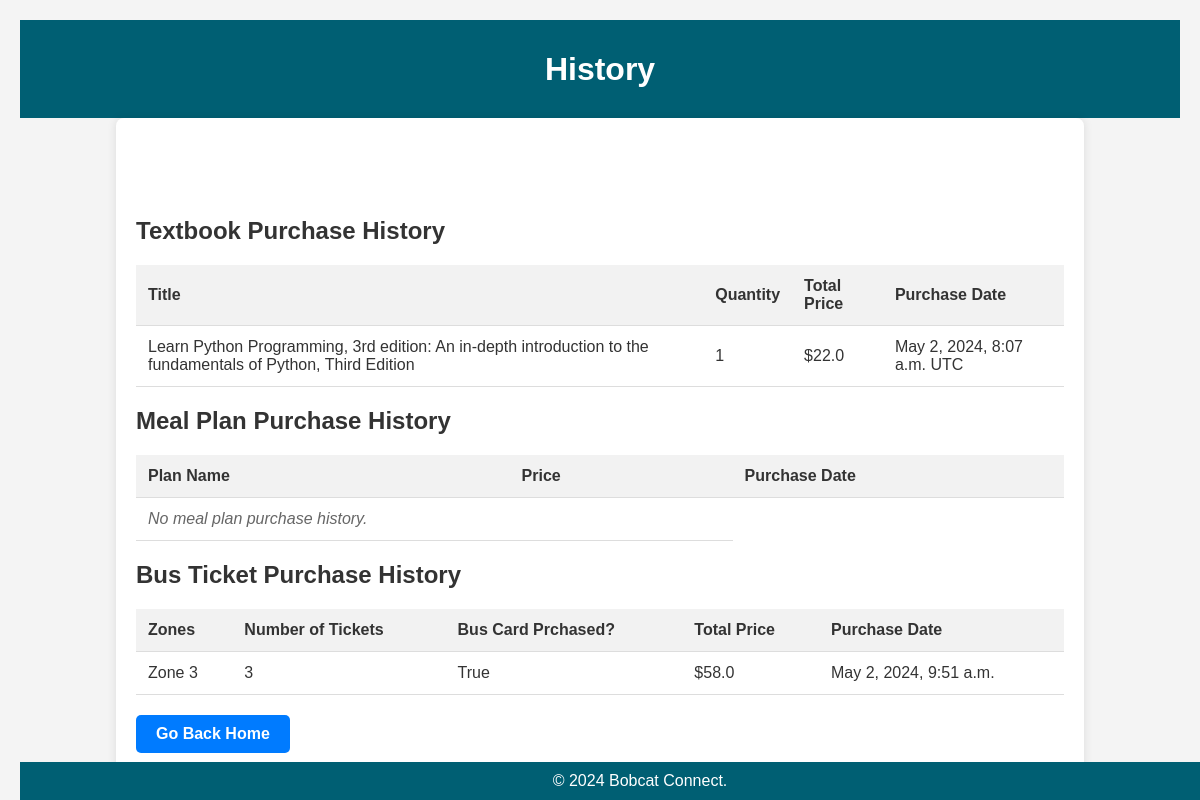
The app's page /purchase-history/ (signed in) with its own data.
### BobcatConApp/models.py (models this page shows, shortened)
class TextbookPurchaseHistory(models.Model):
    user = models.ForeignKey(User, on_delete=models.CASCADE)
    textbook = models.ForeignKey(Textbook, on_delete=models.CASCADE)
    quantity = models.IntegerField()
    purchase_date = models.DateTimeField(auto_now_add=True)
    total_price = models.FloatField()
    transaction_date = models.DateTimeField(auto_now_add=True, null=True, blank=True)

class Textbook(models.Model):
    title = models.CharField(max_length=200)
    author = models.CharField(max_length=100)
    price = models.DecimalField(max_digits=10, decimal_places=2, null=True, blank=True)
    image_url = models.ImageField(upload_to='textbook_images/', null=True, blank=True)

class TicketPurchaseHistory(models.Model):
    user = models.ForeignKey(User, on_delete=models.CASCADE)
    zones = models.CharField(max_length=100)  # Store selected zones as a comma-separated string
    number_of_tickets = models.IntegerField()
    bus_card_purchase_option = models.BooleanField(default=False)  # True if bus card purchased, False otherwise
    transaction_date = models.DateTimeField(auto_now_add=True)
    total_price = models.FloatField(null=True, blank=True)

### BobcatConApp/views.py (the view)
# urls.py: path('purchase-history/', views.purchase_history, name='purchase_history'),
@login_required
def purchase_history(request):
    textbook_history = TextbookPurchaseHistory.objects.filter(user=request.user)
    mealplan_history = MealplanPurchaseHistory.objects.filter(user=request.user)
    ticket_history = TicketPurchaseHistory.objects.filter(user=request.user)
    context = {
        'textbook_history': textbook_history,
        'mealplan_history': mealplan_history,
        'ticket_history': ticket_history
    }
    return render(request, 'purchase_history.html', context)

### templates/purchase_history.html (shortened to what this page needs)
<!DOCTYPE html>
<html lang="en">
<head>
</head>
<body>
    <header>
        <h1>History</h1>
    </header>
    <div class="container">
        <h1>Purchase History</h1>
        <h2>Textbook Purchase History</h2>
        <table>
            <thead>
                <tr>
                    <th>Title</th>
                    <th>Quantity</th>
                    <th>Total Price</th>
                    <th>Purchase Date</th>
                </tr>
            </thead>
            <tbody>
                {% for purchase in textbook_history %}
                <tr>
                    <td>{{ purchase.textbook.title }}</td>
                    <td>{{ purchase.quantity }}</td>
                    <td>${{ purchase.total_price }}</td>
                    <td>{{ purchase.transaction_date }} UTC</td>
                </tr>
                {% empty %}
                <tr><td colspan="3" class="no-history">No textbook purchase history.</td></tr>
                {% endfor %}
            </tbody>
        </table>
        <h2>Meal Plan Purchase History</h2>
        <table>
            <thead>
                <tr>
                    <th>Plan Name</th>
                    <th>Price</th>
                    <th>Purchase Date</th>
                </tr>
            </thead>
            <tbody>
                {% for purchase in mealplan_history %}
                <tr>
                    <td>{{ purchase.meal_plan_name }}</td>
                    <td>${{ purchase.price }}</td>
                    <td>{{ purchase.transaction_date }} UTC</td>
                </tr>
                {% empty %}
                <tr><td colspan="2" class="no-history">No meal plan purchase history.</td></tr>
                {% endfor %}
            </tbody>
        </table>
        <h2>Bus Ticket Purchase History</h2>
        <table>
            <thead>
                <tr>
                    <th>Zones</th>
                    <th>Number of Tickets</th>
                    <th>Bus Card Prchased?</th>
                    <th>Total Price</th>
                    <th>Purchase Date</th>
                </tr>
            </thead>
            <tbody>
                {% for purchase in ticket_history %}
                <tr>
                    <td>{{ purchase.zones }}</td>
                    <td>{{ purchase.number_of_tickets }}</td>
                    <td>{{ purchase.bus_card_purchase_option }}</td>
                    <td>${{ purchase.total_price }}</td>
                    <td>{{ purchase.transaction_date }}</td>
                </tr>
                {% empty %}
                <tr><td colspan="2" class="no-history">No bus ticket purchase history.</td></tr>
                {% endfor %}
            </tbody>
        </table>
        <a href="/">Go Back Home</a>
    </div>
    <footer>
        © 2024 Bobcat Connect.
    </footer>
</body>
</html>

### templates/purchase_history.html (style rules this page uses)
body { font-family: Arial, sans-serif; margin: 0; padding: 20px; background-color: #f4f4f4; color: #333; }
.container { width: 80%; margin: auto; background-color: #fff; padding: 20px; border-radius: 8px; box-shadow: 0 0 10px 0 rgba(0, 0, 0, 0.1); }
h1 { color: white; text-align: center; margin-bottom: 20px; }
table { width: 100%; border-collapse: collapse; margin-top: 20px; }
th, td { padding: 12px; text-align: left; border-bottom: 1px solid #ddd; }
th { background-color: #f2f2f2; color: #333; }
.no-history { color: #666; font-style: italic; }
a { display: inline-block; margin-top: 20px; padding: 10px 20px; background-color: #007bff; color: white; border-radius: 5px; text-decoration: none; font-weight: bold; }
footer { text-align: center; padding: 10px 20px; background-color: #005f73; color: white; position: fixed; bottom: 0; width: 100%; }
header { background-color: #005f73; color: #fff; padding: 10px 20px; text-align: center; }

### records on screen
TextbookPurchaseHistory: textbook "Learn Python Programming, 3rd edition: An in-depth introduction to the fundamentals of Python, Third Edition", quantity "1", total_price "22.0", transaction_date "May 2, 2024, 8:07 a.m."
TicketPurchaseHistory: zones "Zone 3", number_of_tickets "3", bus_card_purchase_option "True", total_price "58.0", transaction_date "May 2, 2024, 9:51 a.m."
